Frame 1 (no input): blank canvas, image omitted
Frame 60 (no input): blank canvas, image omitted
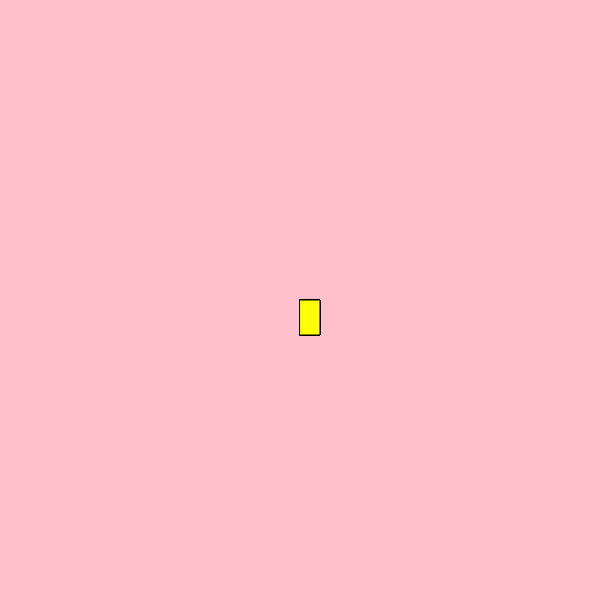
Frame 120 (the mouse pressed at the canvas centre since frame 60)

The p5.js sketch whose frames 1 and 60 were blank and that drew this single picture after the mouse press (run headless with seeded random() and noise() and a simulated clock; from frame 60 on, the mouse is pressed at the canvas centre):

// p5.js sketch
// ── sketch.js
function setup() {
    createCanvas(600, 600);
    background("pink");
  }
  
  function draw() {
    
    
    stroke("black")
    fill("yellow")
    
    // console.log(mouseIsPressed);
    
    if(mouseIsPressed){
      rect(mouseX,mouseY,20,35);
    }
  }
